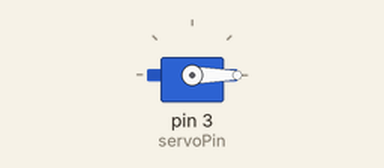
This sketch was run on a simulated Arduino Uno, built with avr-gcc and run on an emulated ATmega328P. Shown: servo.

Above: at 0.05 s.
At 1.5 s:
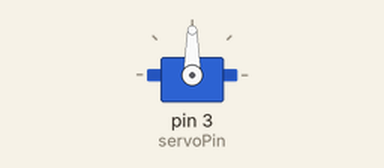
At 3.0 s:
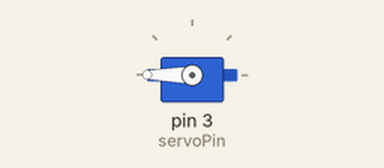
Timing chart, 0 to 6.9 s (numbered marks = the images above):
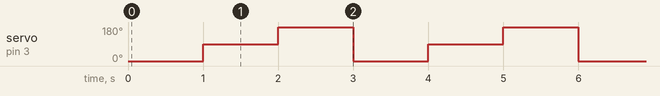

Measured:
- by itself, servo on pin 3 (servoPin): repeats every 3.0 s: 180° 1.0 s, 0° 1.0 s, 90° 1.0 s

The sketch:

servo-exercise.ino
```cpp
// Include the Servo library
#include <Servo.h>
// Declare the Servo pin
int servoPin = 3;
// Create a servo object
Servo Servo1;
void setup() {
   // We need to attach the servo to the used pin number
   Servo1.attach(servoPin);
}

void loop(){
   // Make servo go to 0 degrees
   Servo1.write(0);
   delay(1000);
   // Make servo go to 90 degrees
   Servo1.write(90);
   delay(1000);
   // Make servo go to 180 degrees
   Servo1.write(180);
   delay(1000);
}
```

arduino-getvalue.ino
```cpp
String getValue(String data, char separator, int index) {
  int found = 0;
  int strIndex[] = {0, -1};
  int maxIndex = data.length()-1;

  for(int i=0; i<=maxIndex && found<=index; i++){
    if(data.charAt(i)==separator || i==maxIndex){
        found++;
        strIndex[0] = strIndex[1]+1;
        strIndex[1] = (i == maxIndex) ? i+1 : i;
    }
  }

  return found>index ? data.substring(strIndex[0], strIndex[1]) : "";
}

//source: https://stackoverflow.com/a/29673158/10974490

/* example usage:
  String demo = "red,green,blue"; // note the absence of spaces
  getValue(demo, ',', 0) // will return red
  getValue(demo, ',', 2) // will return blue
*/
```
